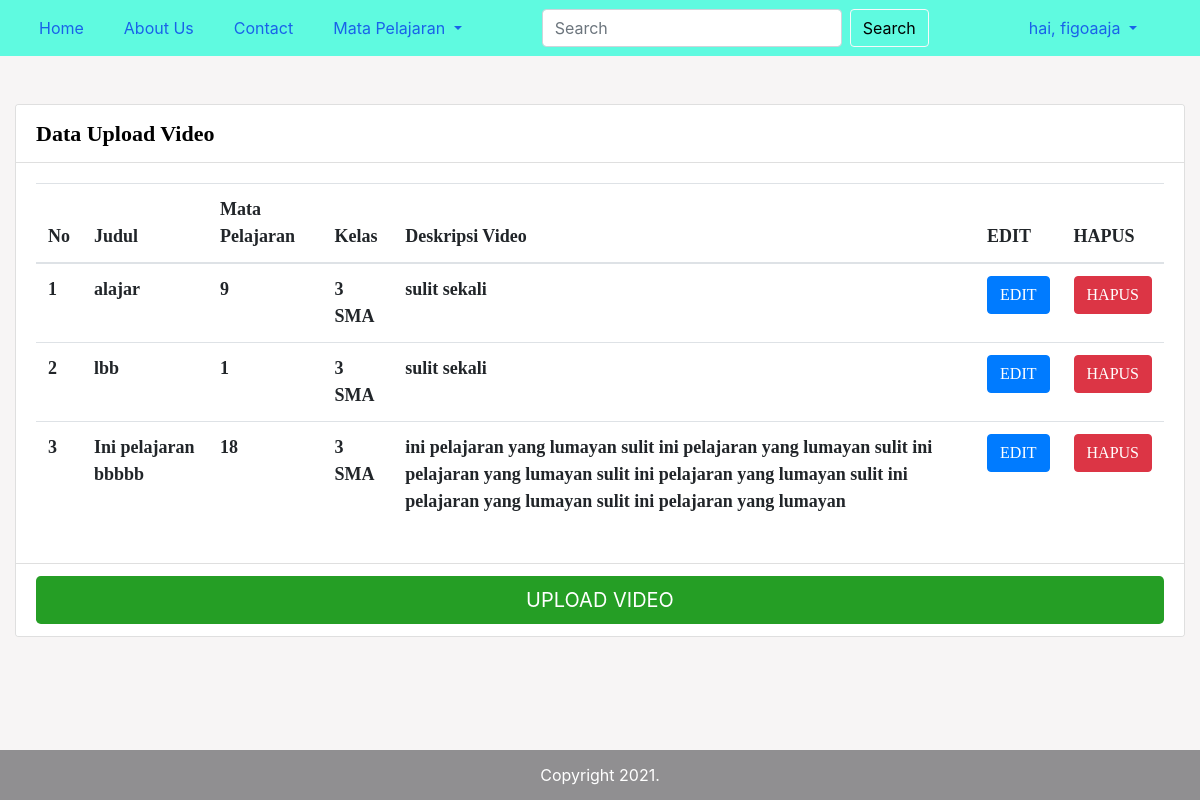
The page /postingan.php (signed in) on the database its author committed.
### tables this page shows
CREATE TABLE `postingans` (
  `id_postingan` bigint(20) UNSIGNED NOT NULL,
  `id_kelas` varchar(191) NOT NULL,
  `id_mata_pelajaran` varchar(191) NOT NULL,
  `judul` varchar(191) NOT NULL,
  `kelas` varchar(191) NOT NULL,
  `deskripsi` varchar(191) NOT NULL,
  `video` varchar(191) NOT NULL,
  `created_at` timestamp NULL DEFAULT NULL,
  `updated_at` timestamp NULL DEFAULT NULL
);

### postingan.php (the view, shortened to what this page needs)
<?php
                        include_once("config.php");
                        ?>
<!doctype html>
<html lang="en">
  <head>
    <link rel="stylesheet" href="https://cdn.jsdelivr.net/npm/bootstrap@4.6.0/dist/css/bootstrap.min.css">
    <link href="font.css" rel="stylesheet">
  </head>
  <body>
    <?php include("header.php");
    ?>
    <section class="tabelData">
        <div class="container-fluid">
            <div class="card kartu mt-5">
                <div class="card-header kepalaKartu fontKerasBesar">
                  Data Upload Video
                </div>
                <div class="card-body badanKelas fontKeras">
                    <table class="table">
                        <thead>
                          <tr>
                            <th scope="col">No</th>
                            <th scope="col">Judul</th>
                            <th scope="col">Mata Pelajaran</th>
                            <th scope="col">Kelas</th>
                            <th scope="col">Deskripsi Video</th>
                            <th scope="col">EDIT</th>
                            <th scope="col">HAPUS</th>
                          </tr>
                        </thead>
                        <tbody>
                          <?php
                  $id_pengguna=$_SESSION["id_pengguna"];
                  $result = mysqli_query($mysqli, "SELECT * FROM kelass inner join penggunas on kelass.id_pengguna=penggunas.id_pengguna where penggunas.id_pengguna='$id_pengguna'");
                    while($data_table = mysqli_fetch_array($result)) {
                      $id_kelas=$data_table["id_kelas"];
                  }
                  $no=1;
                  $result = mysqli_query($mysqli, "SELECT * FROM postingans where id_kelas='$id_kelas'");
                  while($data_table = mysqli_fetch_array($result)) {
                    ?>
                    <tr>
                            <td><?php echo $no++ ?></td>
                            <td><?php echo $data_table["judul"] ?></td>
                            <td><?php echo $data_table["id_mata_pelajaran"] ?></td>
                            <td><?php echo $data_table["kelas"] ?></td>
                            <td><?php echo $data_table["deskripsi"] ?></td>
                            <td>
                              <form action="uploadVideo.php" method="get">
                              <button type="submit" class="btn btn-primary tombolEdit" >EDIT</button></td>
                            <td><button type="button" class="btn btn-danger tombolHapus" data-toggle="modal" data-target="#staticBackdrop">HAPUS</button></td>
                          </tr>
                          <?php
                }
                ?>
                        </tbody>
                      </table>
                </div>
                <div class="card-footer kakiKartu">
                  <form action="uploadVideo.php">
                  <button type="submit" class="btn btn-lg btn-block tombolUpload">UPLOAD VIDEO</button>
                </form>
                </div>
              </div>
            </div>
    </section>
      <?php
        include('footer.php');
        ?>
  </body>
</html>

### postingan.php (style rules this page uses)
html { min-height:100vh; }
body { min-height: 100vh; position: relative; box-sizing: border-box; background-color: #f7f5f5; padding-bottom: 50px; //height of the footer }
.kartu { background-color: white; }
.kepalaKartu { background-color: white; color: black; }
.kakiKartu { background-color: white; }
.tombolUpload { color: white; background-color: rgb(37, 158, 37); }
.tombolEdit { width: 100%; }
.tombolHapus { width: 100%; }

### rows shown on the page
postingans: judul "alajar", id_mata_pelajaran "9", kelas "3 SMA", deskripsi "sulit sekali"
postingans: judul "lbb", id_mata_pelajaran "1", kelas "3 SMA", deskripsi "sulit sekali"
postingans: judul "Ini pelajaran bbbbb", id_mata_pelajaran "18", kelas "3 SMA", deskripsi "ini pelajaran yang lumayan sulit ini pelajaran yang lumayan sulit ini pelajaran yang lumayan sulit ini pelajaran yang lumayan sulit ini pelajaran yang lumayan sulit ini pelajaran yang lumayan"

### other values the page prints
$_SESSION["nama_depan"] "figoaaja"
